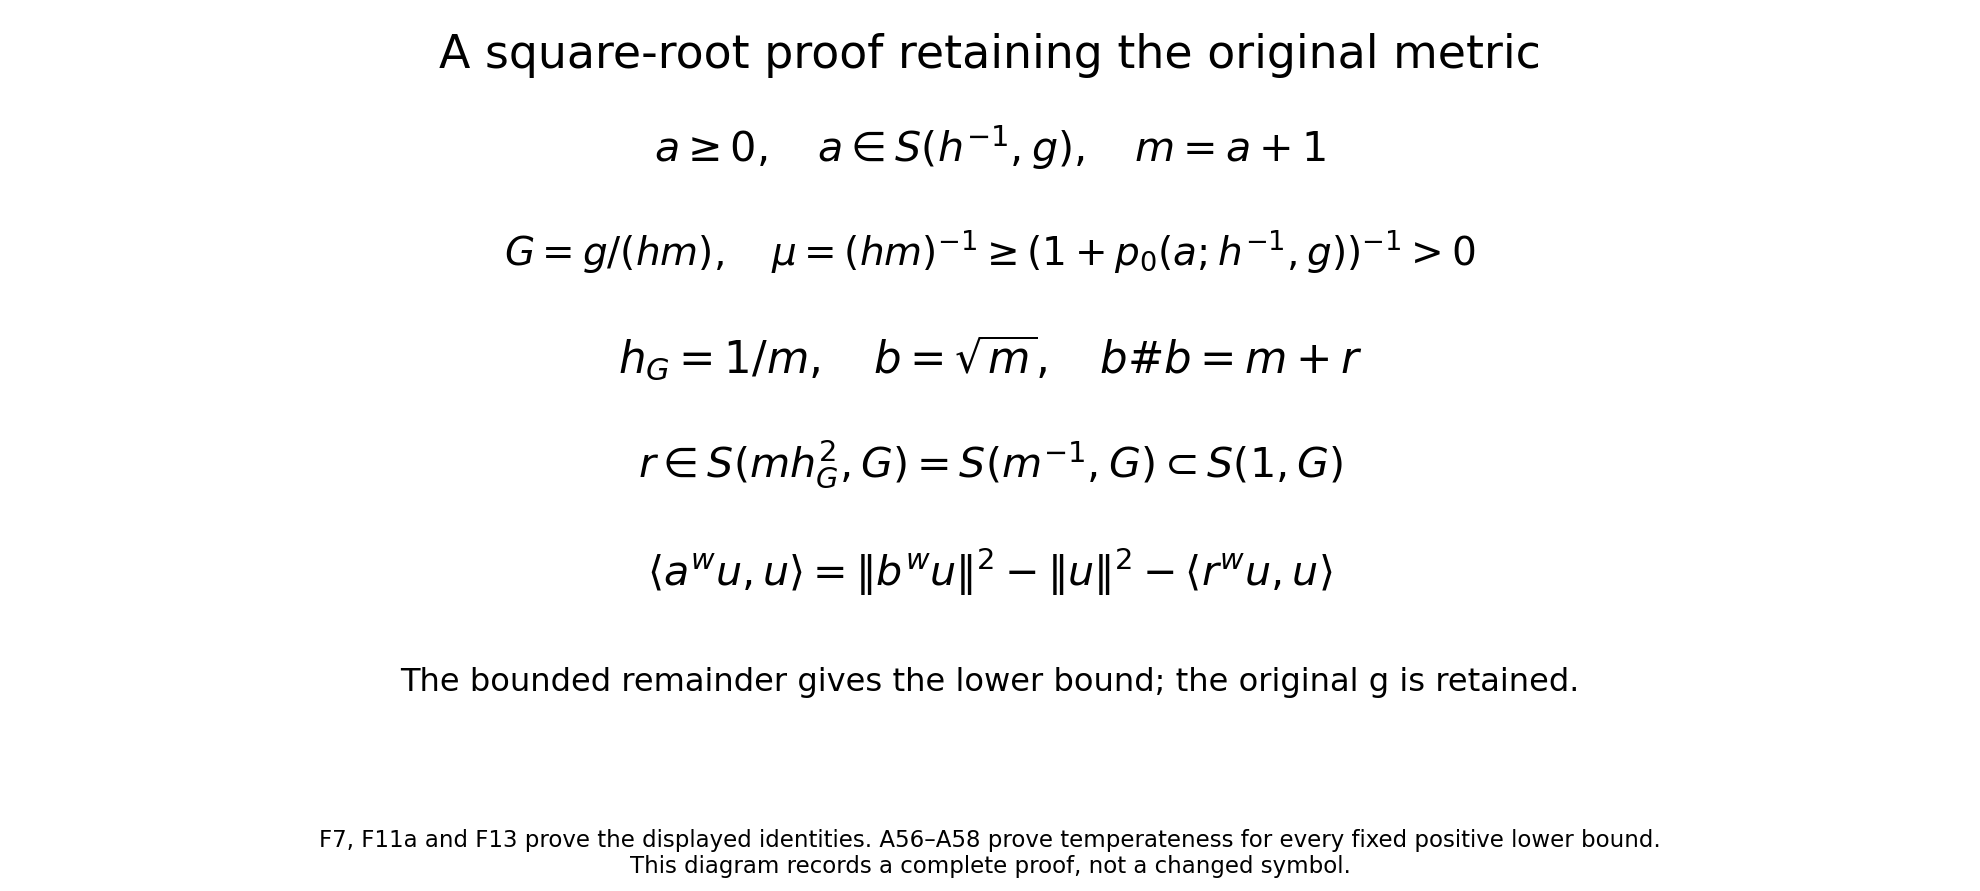

Recreate this plot in Python.
"""Exact original and adapted metrics in the scalar square-root proof."""
from pathlib import Path
import matplotlib
matplotlib.use('Agg')
import matplotlib.pyplot as plt
p=Path(__file__).resolve().parent
fig,ax=plt.subplots(figsize=(12,5.4));ax.set(xlim=(0,12),ylim=(0,5.4));ax.axis('off')
def txt(x,y,s,size=16):ax.text(x,y,s,ha='center',va='center',fontsize=size)
txt(6,5.07,'A square-root proof retaining the original metric',20)
txt(6,4.42,r'$a\geq0,\quad a\in S(h^{-1},g),\quad m=a+1$',18)
txt(6,3.69,r'$G=g/(hm),\quad \mu=(hm)^{-1}\geq (1+p_0(a;h^{-1},g))^{-1}>0$',17)
txt(6,2.94,r'$h_G=1/m,\quad b=\sqrt{m},\quad b\# b=m+r$',19)
txt(6,2.19,r'$r\in S(mh_G^2,G)=S(m^{-1},G)\subset S(1,G)$',18)
txt(6,1.43,r'$\langle a^wu,u\rangle=\|b^wu\|^2-\|u\|^2-\langle r^wu,u\rangle$',18)
txt(6,.65,'The bounded remainder gives the lower bound; the original g is retained.',14)
fig.text(.5,.02,'F7, F11a and F13 prove the displayed identities. A56–A58 prove temperateness for every fixed positive lower bound.\nThis diagram records a complete proof, not a changed symbol.',ha='center',fontsize=10)
fig.subplots_adjust(left=.01,right=.99,top=.99,bottom=.13)
fig.savefig(p/'adapted-square-original-metric.svg');fig.savefig(p/'adapted-square-original-metric.png',dpi=165);plt.close(fig)
